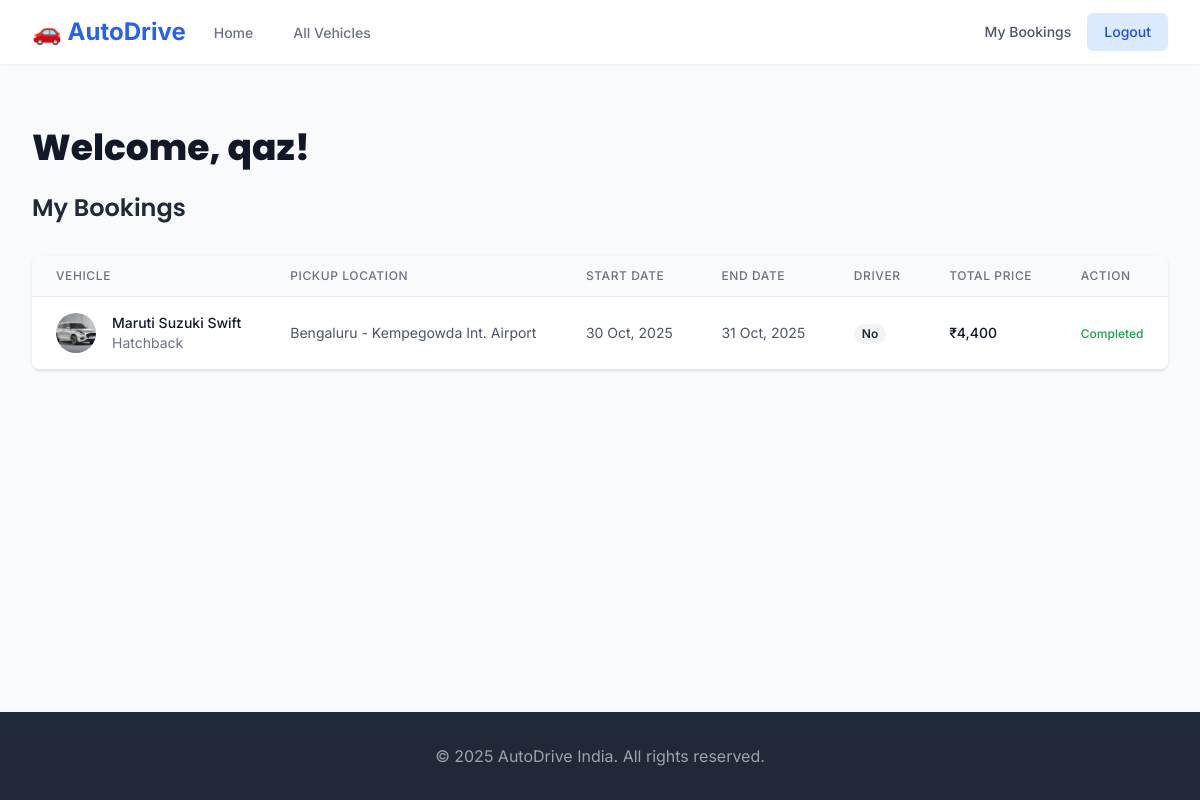
The page /dashboard (signed in) on the database its author committed.
### app/models.py (models this page shows, shortened)
class User(db.Model, UserMixin):
    id = db.Column(db.Integer, primary_key=True)
    first_name = db.Column(db.String(50), nullable=False)
    last_name = db.Column(db.String(50), nullable=False)
    email = db.Column(db.String(120), unique=True, index=True, nullable=False)
    password_hash = db.Column(db.String(128))
    bookings = db.relationship('Booking', backref='customer', lazy='dynamic')

class Booking(db.Model):
    id = db.Column(db.Integer, primary_key=True)
    start_date = db.Column(db.Date, nullable=False)
    end_date = db.Column(db.Date, nullable=False)
    total_price = db.Column(db.Integer, nullable=False)
    with_driver = db.Column(db.Boolean, default=False)
    location = db.Column(db.String(100), nullable=False)  # <-- Your new location field
    booking_date = db.Column(db.DateTime, nullable=False, default=datetime.utcnow)
    user_id = db.Column(db.Integer, db.ForeignKey('user.id'), nullable=False)
    vehicle_id = db.Column(db.Integer, db.ForeignKey('vehicle.id'), nullable=False)

class Vehicle(db.Model):
    id = db.Column(db.Integer, primary_key=True)
    name = db.Column(db.String(100), nullable=False)
    description = db.Column(db.Text, nullable=False)
    image_file = db.Column(db.String(100), nullable=False, default='default.jpg')
    price_per_day = db.Column(db.Integer, nullable=False) # In Rupees
    category = db.Column(db.String(50), index=True, nullable=False) # Hatchback, Sedan, SUV, MUV
    passenger_capacity = db.Column(db.Integer, nullable=False)
    fuel_type = db.Column(db.String(20), nullable=False) # Petrol, Diesel, Electric
    bookings = db.relationship('Booking', backref='vehicle', lazy='dynamic')

### app/routes.py (the view)
@bp.route('/dashboard')
@login_required
def dashboard():
    bookings = Booking.query.filter_by(user_id=current_user.id).order_by(Booking.start_date.desc()).all()
    today = datetime.utcnow().date()  # Get current date
    return render_template('dashboard.html', title='My Dashboard', bookings=bookings, today=today) # Pass date to template

### app/models.py (called while the page is built)
@login_manager.user_loader
def load_user(user_id):
    return User.query.get(int(user_id))

### app/templates/dashboard.html (shortened to what this page needs)
{% extends "base.html" %}
{% block content %}
<div class="max-w-7xl mx-auto py-16 px-4 sm:px-6 lg:px-8">
    <h1 class="text-4xl font-extrabold text-gray-900">Welcome, {{ current_user.first_name }}!</h1>
    <h2 class="mt-6 text-2xl font-semibold text-gray-800">My Bookings</h2>
    {% if bookings %}
    <div class="mt-8 flex flex-col">
        <div class="-my-2 overflow-x-auto sm:-mx-6 lg:-mx-8">
            <div class="py-2 align-middle inline-block min-w-full sm:px-6 lg:px-8">
                <div class="shadow overflow-hidden border-b border-gray-200 sm:rounded-lg">
                    <table class="min-w-full divide-y divide-gray-200">
                        <thead class="bg-gray-50">
                            <tr>
                                <th scope="col" class="px-6 py-3 text-left text-xs font-medium text-gray-500 uppercase tracking-wider">Vehicle</th>
                                <th scope="col" class="px-6 py-3 text-left text-xs font-medium text-gray-500 uppercase tracking-wider">Pickup Location</th>
                                <th scope="col" class="px-6 py-3 text-left text-xs font-medium text-gray-500 uppercase tracking-wider">Start Date</th>
                                <th scope="col" class="px-6 py-3 text-left text-xs font-medium text-gray-500 uppercase tracking-wider">End Date</th>
                                <th scope="col" class="px-6 py-3 text-left text-xs font-medium text-gray-500 uppercase tracking-wider">Driver</th>
                                <th scope="col" class="px-6 py-3 text-left text-xs font-medium text-gray-500 uppercase tracking-wider">Total Price</th>
                                <th scope="col" class="px-6 py-3 text-left text-xs font-medium text-gray-500 uppercase tracking-wider">Action</th>
                            </tr>
                        </thead>
                        <tbody class="bg-white divide-y divide-gray-200">
                            {% for booking in bookings %}
                            <tr>
                                <td class="px-6 py-4 whitespace-nowrap">
                                    <div class="flex items-center">
                                        <div class="flex-shrink-0 h-10 w-10">
                                            <img class="h-10 w-10 rounded-full object-cover" src="{{ url_for('static', filename='img/' + booking.vehicle.image_file) }}" alt="">
                                        </div>
                                        <div class="ml-4">
                                            <div class="text-sm font-medium text-gray-900">{{ booking.vehicle.name }}</div>
                                            <div class="text-sm text-gray-500">{{ booking.vehicle.category }}</div>
                                        </div>
                                    </div>
                                </td>
                                <td class="px-6 py-4 whitespace-nowrap text-sm text-gray-600">{{ booking.location }}</td>
                                <td class="px-6 py-4 whitespace-nowrap text-sm text-gray-600">{{ booking.start_date.strftime('%d %b, %Y') }}</td>
                                <td class="px-6 py-4 whitespace-nowrap text-sm text-gray-600">{{ booking.end_date.strftime('%d %b, %Y') }}</td>
                                <td class="px-6 py-4 whitespace-nowrap text-sm text-gray-500">
                                    {% if booking.with_driver %}
                                        <span class="px-2 inline-flex text-xs leading-5 font-semibold rounded-full bg-green-100 text-green-800">Yes</span>
                                    {% else %}
                                        <span class="px-2 inline-flex text-xs leading-5 font-semibold rounded-full bg-gray-100 text-gray-800">No</span>
                                    {% endif %}
                                </td>
                                <td class="px-6 py-4 whitespace-nowrap text-sm font-medium text-gray-900">₹{{ "{:,.0f}".format(booking.total_price) }}</td>
                                <td class="px-6 py-4 whitespace-nowrap text-sm font-medium">
                                    {% set days_until = (booking.start_date - today).days %}
                                    {% if days_until > 2 %}
                                        <form action="{{ url_for('routes.cancel_booking', booking_id=booking.id) }}" method="POST" onsubmit="return confirm('Are you sure you want to cancel this booking?');">
                                            <input type="hidden" name="csrf_token" value="{{ csrf_token() }}">
                                            <button type="submit" class="text-red-600 hover:text-red-800">Cancel</button>
                                        </form>
                                    {% elif booking.start_date > today %}
                                        <span class="text-gray-500 text-xs">Too late to cancel</span>
                                    {% else %}
                                        <span class="text-green-600 text-xs">Completed</span>
                                    {% endif %}
                                </td>
                            </tr>
                            {% endfor %}
                        </tbody>
                    </table>
                </div>
            </div>
        </div>
    </div>
    {% endif %}
</div>
{% endblock %}

### app/static/css/style.css (style rules this page uses)
html, :host { line-height: 1.5; -webkit-text-size-adjust: 100%; -moz-tab-size: 4; -o-tab-size: 4; tab-size: 4; font-family: Inter, sans-serif; font-feature-settings: normal; font-variation-settings: normal; -webkit-tap-highlight-color: transparent; }
body { margin: 0; line-height: inherit; }
h1, h2, h3, h4, h5, h6 { font-size: inherit; font-weight: inherit; }
table { text-indent: 0; border-color: inherit; border-collapse: collapse; }
blockquote, dl, dd, h1, h2, h3, h4, h5, h6, hr, figure, p, pre { margin: 0; }
img, svg, video, canvas, audio, iframe, embed, object { display: block; vertical-align: middle; }
img, video { max-width: 100%; height: auto; }
.-my-2 { margin-top: -0.5rem; margin-bottom: -0.5rem; }
.mx-auto { margin-left: auto; margin-right: auto; }
.ml-4 { margin-left: 1rem; }
.mt-6 { margin-top: 1.5rem; }
.mt-8 { margin-top: 2rem; }
.inline-block { display: inline-block; }
.flex { display: flex; }
.inline-flex { display: inline-flex; }
.h-10 { height: 2.5rem; }
.h-full { height: 100%; }
.min-h-screen { min-height: 100vh; }
.w-10 { width: 2.5rem; }
.min-w-full { min-width: 100%; }
.max-w-7xl { max-width: 80rem; }
.flex-shrink-0 { flex-shrink: 0; }
.flex-col { flex-direction: column; }
.items-center { align-items: center; }
.divide-y > :not([hidden]) ~ :not([hidden]) { --tw-divide-y-reverse: 0; border-top-width: calc(1px * calc(1 - var(--tw-divide-y-reverse))); border-bottom-width: calc(1px * var(--tw-divide-y-reverse)); }
.divide-gray-200 > :not([hidden]) ~ :not([hidden]) { --tw-divide-opacity: 1; border-color: rgb(229 231 235 / var(--tw-divide-opacity, 1)); }
.overflow-hidden { overflow: hidden; }
.overflow-x-auto { overflow-x: auto; }
.whitespace-nowrap { white-space: nowrap; }
.rounded-full { border-radius: 9999px; }
.border-b { border-bottom-width: 1px; }
.border-gray-200 { --tw-border-opacity: 1; border-color: rgb(229 231 235 / var(--tw-border-opacity, 1)); }
.bg-gray-100 { --tw-bg-opacity: 1; background-color: rgb(243 244 246 / var(--tw-bg-opacity, 1)); }
.bg-gray-50 { --tw-bg-opacity: 1; background-color: rgb(249 250 251 / var(--tw-bg-opacity, 1)); }
.bg-white { --tw-bg-opacity: 1; background-color: rgb(255 255 255 / var(--tw-bg-opacity, 1)); }
.object-cover { -o-object-fit: cover; object-fit: cover; }
.px-2 { padding-left: 0.5rem; padding-right: 0.5rem; }
.px-4 { padding-left: 1rem; padding-right: 1rem; }
.px-6 { padding-left: 1.5rem; padding-right: 1.5rem; }
.py-16 { padding-top: 4rem; padding-bottom: 4rem; }
.py-2 { padding-top: 0.5rem; padding-bottom: 0.5rem; }
.py-3 { padding-top: 0.75rem; padding-bottom: 0.75rem; }
.py-4 { padding-top: 1rem; padding-bottom: 1rem; }
.text-left { text-align: left; }
.align-middle { vertical-align: middle; }
.text-2xl { font-size: 1.5rem; line-height: 2rem; }
.text-4xl { font-size: 2.25rem; line-height: 2.5rem; }
.text-sm { font-size: 0.875rem; line-height: 1.25rem; }
.text-xs { font-size: 0.75rem; line-height: 1rem; }
.font-extrabold { font-weight: 800; }
.font-medium { font-weight: 500; }
.font-semibold { font-weight: 600; }
.uppercase { text-transform: uppercase; }
.leading-5 { line-height: 1.25rem; }
.tracking-wider { letter-spacing: 0.05em; }
.text-gray-500 { --tw-text-opacity: 1; color: rgb(107 114 128 / var(--tw-text-opacity, 1)); }
.text-gray-600 { --tw-text-opacity: 1; color: rgb(75 85 99 / var(--tw-text-opacity, 1)); }
.text-gray-800 { --tw-text-opacity: 1; color: rgb(31 41 55 / var(--tw-text-opacity, 1)); }
.text-gray-900 { --tw-text-opacity: 1; color: rgb(17 24 39 / var(--tw-text-opacity, 1)); }
.text-green-600 { --tw-text-opacity: 1; color: rgb(22 163 74 / var(--tw-text-opacity, 1)); }
.shadow { --tw-shadow: 0 1px 3px 0 rgb(0 0 0 / 0.1), 0 1px 2px -1px rgb(0 0 0 / 0.1); --tw-shadow-colored: 0 1px 3px 0 var(--tw-shadow-color), 0 1px 2px -1px var(--tw-shadow-color); box-shadow: var(--tw-ring-offset-shadow, 0 0 #0000), var(--tw-ring-shadow, 0 0 #0000), var(--tw-shadow); }
@media (min-width: 640px) { .sm\:-mx-6 { margin-left: -1.5rem; margin-right: -1.5rem; } }
@media (min-width: 640px) { .sm\:rounded-lg { border-radius: 0.5rem; } }
@media (min-width: 640px) { .sm\:px-6 { padding-left: 1.5rem; padding-right: 1.5rem; } }
@media (min-width: 1024px) { .lg\:-mx-8 { margin-left: -2rem; margin-right: -2rem; } }
@media (min-width: 1024px) { .lg\:px-8 { padding-left: 2rem; padding-right: 2rem; } }

### app/templates/base.html (style rules this page uses)
body { font-family: 'Inter', sans-serif; }
h1, h2, h3, h4, h5, h6 { font-family: 'Poppins', sans-serif; }

### rows shown on the page
User: first_name "qaz"
Booking: image_file (picture), vehicle.name "Maruti Suzuki Swift", vehicle.category "Hatchback", location "Bengaluru - Kempegowda Int. Airport", start_date "30 Oct, 2025", end_date "31 Oct, 2025", with_driver "No", total_price "4,400", shows "Completed"
